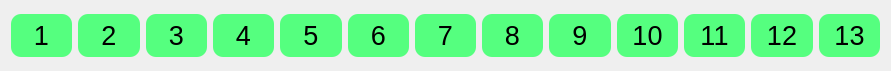
   <widget class="QWidget" name="gridLayoutWidget_2">
    <property name="geometry">
     <rect>
      <x>220</x>
      <y>80</y>
      <width>891</width>
      <height>71</height>
     </rect>
    </property>
    <layout class="QGridLayout" name="second_row">
     <item row="0" column="6">
      <widget class="QPushButton" name="pushButton18">
       <property name="font">
        <font>
         <pointsize>20</pointsize>
        </font>
       </property>
       <property name="styleSheet">
        <string notr="true">background-color: rgb(85, 255, 127);

border-width: 2px;
border-radius: 10px;
padding: 6px;
</string>
       </property>
       <property name="text">
        <string>7</string>
       </property>
       <attribute name="buttonGroup">
        <string notr="true">buttonGroup</string>
       </attribute>
      </widget>
     </item>
     <item row="0" column="4">
      <widget class="QPushButton" name="pushButton16">
       <property name="font">
        <font>
         <pointsize>20</pointsize>
        </font>
       </property>
       <property name="styleSheet">
        <string notr="true">background-color: rgb(85, 255, 127);

border-width: 2px;
border-radius: 10px;
padding: 6px;
</string>
       </property>
       <property name="text">
        <string>5</string>
       </property>
       <attribute name="buttonGroup">
        <string notr="true">buttonGroup</string>
       </attribute>
      </widget>
     </item>
     <item row="0" column="11">
      <widget class="QPushButton" name="pushButton23">
       <property name="font">
        <font>
         <pointsize>20</pointsize>
        </font>
       </property>
       <property name="styleSheet">
        <string notr="true">background-color: rgb(85, 255, 127);

border-width: 2px;
border-radius: 10px;
padding: 6px;
</string>
       </property>
       <property name="text">
        <string>12</string>
       </property>
       <attribute name="buttonGroup">
        <string notr="true">buttonGroup</string>
       </attribute>
      </widget>
     </item>
     <item row="0" column="10">
      <widget class="QPushButton" name="pushButton22">
       <property name="font">
        <font>
         <pointsize>20</pointsize>
        </font>
       </property>
       <property name="styleSheet">
        <string notr="true">background-color: rgb(85, 255, 127);

border-width: 2px;
border-radius: 10px;
padding: 6px;
</string>
       </property>
       <property name="text">
        <string>11</string>
       </property>
       <attribute name="buttonGroup">
        <string notr="true">buttonGroup</string>
       </attribute>
      </widget>
     </item>
     <item row="0" column="9">
      <widget class="QPushButton" name="pushButton21">
       <property name="font">
        <font>
         <pointsize>20</pointsize>
        </font>
       </property>
       <property name="styleSheet">
        <string notr="true">background-color: rgb(85, 255, 127);

border-width: 2px;
border-radius: 10px;
padding: 6px;
</string>
       </property>
       <property name="text">
        <string>10</string>
       </property>
       <attribute name="buttonGroup">
        <string notr="true">buttonGroup</string>
       </attribute>
      </widget>
     </item>
     <item row="0" column="3">
      <widget class="QPushButton" name="pushButton15">
       <property name="font">
        <font>
         <pointsize>20</pointsize>
        </font>
       </property>
       <property name="styleSheet">
        <string notr="true">background-color: rgb(85, 255, 127);

border-width: 2px;
border-radius: 10px;
padding: 6px;
</string>
       </property>
       <property name="text">
        <string>4</string>
       </property>
       <attribute name="buttonGroup">
        <string notr="true">buttonGroup</string>
       </attribute>
      </widget>
     </item>
     <item row="0" column="8">
      <widget class="QPushButton" name="pushButton20">
       <property name="font">
        <font>
         <pointsize>20</pointsize>
        </font>
       </property>
       <property name="styleSheet">
        <string notr="true">background-color: rgb(85, 255, 127);

border-width: 2px;
border-radius: 10px;
padding: 6px;
</string>
       </property>
       <property name="text">
        <string>9</string>
       </property>
       <attribute name="buttonGroup">
        <string notr="true">buttonGroup</string>
       </attribute>
      </widget>
     </item>
     <item row="0" column="1">
      <widget class="QPushButton" name="pushButton13">
       <property name="font">
        <font>
         <pointsize>20</pointsize>
        </font>
       </property>
       <property name="styleSheet">
        <string notr="true">background-color: rgb(85, 255, 127);

border-width: 2px;
border-radius: 10px;
padding: 6px;
</string>
       </property>
       <property name="text">
        <string>2</string>
       </property>
       <attribute name="buttonGroup">
        <string notr="true">buttonGroup</string>
       </attribute>
      </widget>
     </item>
     <item row="0" column="7">
      <widget class="QPushButton" name="pushButton19">
       <property name="font">
        <font>
         <pointsize>20</pointsize>
        </font>
       </property>
       <property name="styleSheet">
        <string notr="true">background-color: rgb(85, 255, 127);

border-width: 2px;
border-radius: 10px;
padding: 6px;
</string>
       </property>
       <property name="text">
        <string>8</string>
       </property>
       <attribute name="buttonGroup">
        <string notr="true">buttonGroup</string>
       </attribute>
      </widget>
     </item>
     <item row="0" column="5">
      <widget class="QPushButton" name="pushButton17">
       <property name="font">
        <font>
         <pointsize>20</pointsize>
        </font>
       </property>
       <property name="styleSheet">
        <string notr="true">background-color: rgb(85, 255, 127);

border-width: 2px;
border-radius: 10px;
padding: 6px;
</string>
       </property>
       <property name="text">
        <string>6</string>
       </property>
       <attribute name="buttonGroup">
        <string notr="true">buttonGroup</string>
       </attribute>
      </widget>
     </item>
     <item row="0" column="0">
      <widget class="QPushButton" name="pushButton12">
       <property name="font">
        <font>
         <pointsize>20</pointsize>
        </font>
       </property>
       <property name="styleSheet">
        <string notr="true">background-color: rgb(85, 255, 127);

border-width: 2px;
border-radius: 10px;
padding: 6px;
</string>
       </property>
       <property name="text">
        <string>1</string>
       </property>
       <attribute name="buttonGroup">
        <string notr="true">buttonGroup</string>
       </attribute>
      </widget>
     </item>
     <item row="0" column="2">
      <widget class="QPushButton" name="pushButton14">
       <property name="font">
        <font>
         <pointsize>20</pointsize>
        </font>
       </property>
       <property name="styleSheet">
        <string notr="true">background-color: rgb(85, 255, 127);

border-width: 2px;
border-radius: 10px;
padding: 6px;
</string>
       </property>
       <property name="text">
        <string>3</string>
       </property>
       <attribute name="buttonGroup">
        <string notr="true">buttonGroup</string>
       </attribute>
      </widget>
     </item>
     <item row="0" column="12">
      <widget class="QPushButton" name="pushButton24">
       <property name="font">
        <font>
         <pointsize>20</pointsize>
        </font>
       </property>
       <property name="styleSheet">
        <string notr="true">background-color: rgb(85, 255, 127);

border-width: 2px;
border-radius: 10px;
padding: 6px;
</string>
       </property>
       <property name="text">
        <string>13</string>
       </property>
       <attribute name="buttonGroup">
        <string notr="true">buttonGroup</string>
       </attribute>
      </widget>
     </item>
    </layout>
   </widget>
